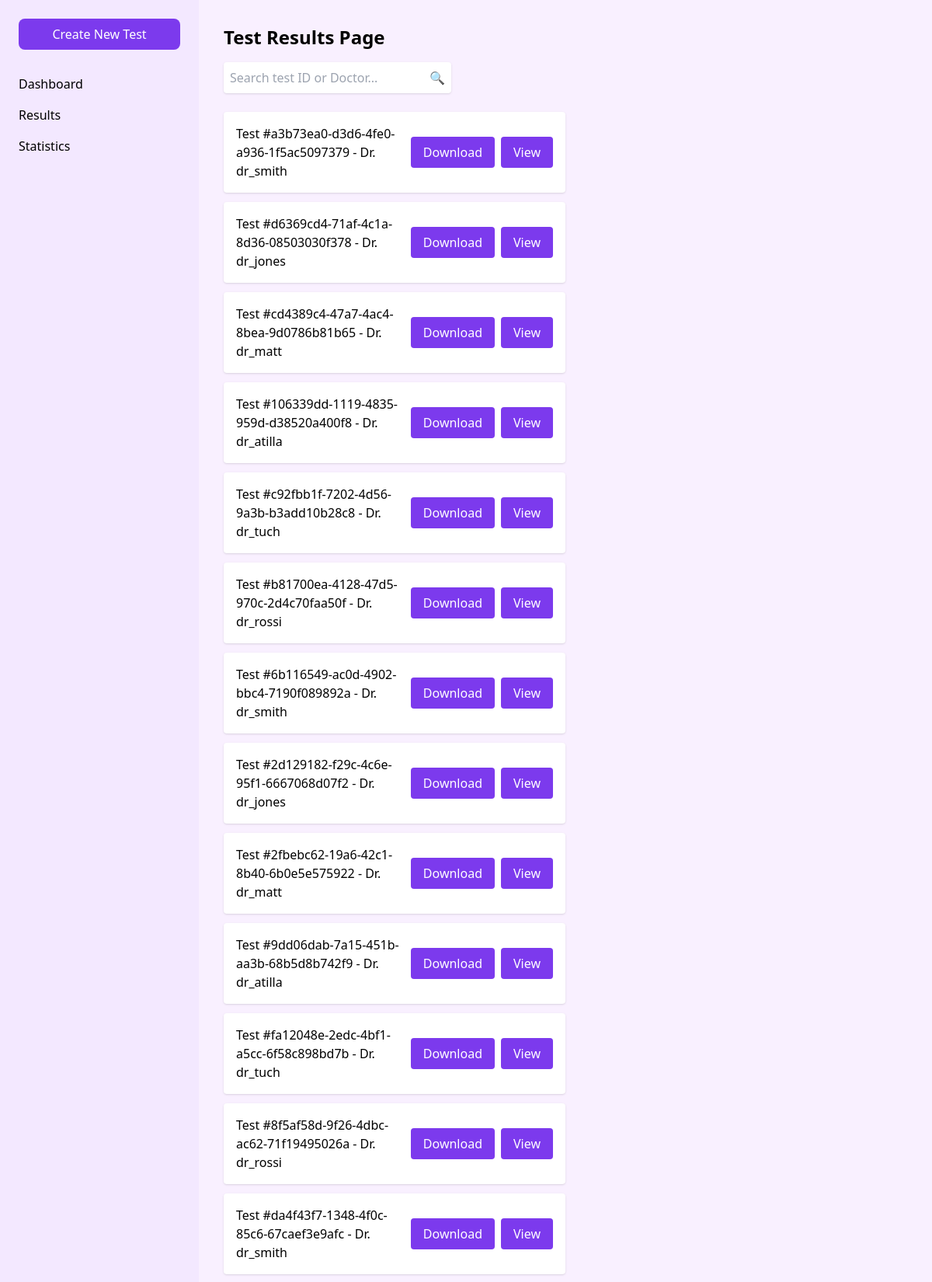
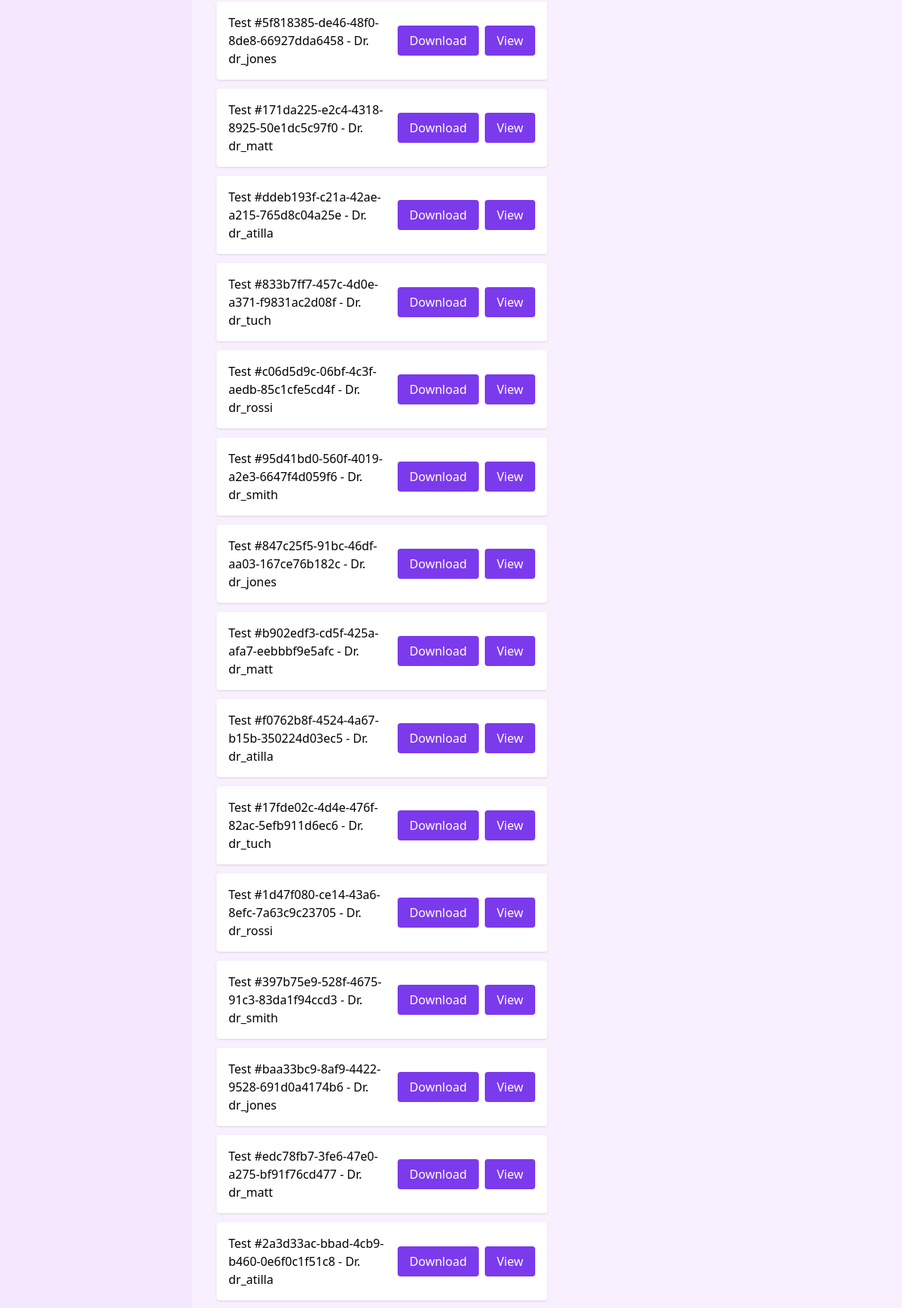
The app's page /basic/test_results/ (upper part) with its own data (2 pictures, top to bottom).
### basic/models.py (models this page shows, shortened)
class TestSession(models.Model):
    test_id = models.TextField(primary_key=True)
    doctor = models.ForeignKey(User, on_delete=models.CASCADE)  # Link to built-in User model
    age = models.IntegerField()
    date = models.DateTimeField(null=True)
    duration = models.DurationField(null=True)
    avg_latency = models.FloatField(null=True)
    accuracy = models.FloatField(null=True)
    stimuli_order = models.TextField(null=True)
    state = models.TextField(default="ready")
    language = models.TextField(default="en")

### basic/views.py (the view)
# urls.py: path("test_results/", test_results, name="test_results"),
def test_results(request):
    test_sessions = TestSession.objects.all()  # Retrieve all test sessions
    return render(request, "basic/dashboard/test_results.html", {"test_sessions": test_sessions})

### basic/templates/basic/dashboard/test_results.html (shortened to what this page needs)
<!DOCTYPE html>
<html lang="en">
<head>
    <script src="https://cdn.tailwindcss.com"></script>
</head>
<body class="bg-[var(--light-purple)] font-sans">
<div class="flex h-screen">
    <div class="w-64 bg-[var(--sidebar-purple)] p-6">
        <button class="w-full bg-[var(--button-purple)] text-white py-2 rounded-lg">Create New Test</button>
        <nav class="mt-6">
            <a href="#" class="block py-2">Dashboard</a>
            <a href="#" class="block py-2">Results</a>
            <a href="#" class="block py-2">Statistics</a>
        </nav>
    </div>
    <div class="flex-1 p-8">
        <h1 class="text-2xl font-semibold">Test Results Page</h1>
        <div class="mt-4 w-1/3 bg-white p-2 rounded shadow flex items-center">
            <input id="searchInput" type="text" placeholder="Search test ID or Doctor..."
                   class="border-none outline-none flex-grow">
            <button onclick="filterTests()" class="ml-2">🔍</button>
        </div>
        <div class="mt-6 w-1/2 space-y-3">
            {% for test in test_sessions %}
                <div class="test-item bg-white p-4 rounded shadow flex justify-between items-center">
                    <span>Test #{{ test.test_id }} - Dr. {{ test.doctor.username }}</span>
                    <div class="flex gap-2">
                        <button onclick="exportTestData('{{ test.test_id }}')"
                                class="bg-[var(--button-purple)] text-white px-4 py-2 rounded">
                            Download
                        </button>
                        <button onclick="showDetails('{{ test.doctor.username }}', '{{ test.age }}', '{{ test.date }}', '{{ test.duration }}', '{{ test.avg_latency }}', '{{ test.accuracy }}')"
                                class="bg-[var(--button-purple)] text-white px-4 py-2 rounded">
                            View
                        </button>
                    </div>
                </div>
            {% empty %}
                <p>No test sessions available.</p>
            {% endfor %}
        </div>
    </div>
</div>
</body>
</html>

### basic/templates/basic/dashboard/test_results.html (style rules this page uses)
:root { --light-purple: #f9f0ff; --sidebar-purple: #f3e8ff; --button-purple: #7c3aed; }

### records on screen
TestSession: test_id "a3b73ea0-d3d6-4fe0-a936-1f5ac5097379", doctor.username "dr_smith"
TestSession: test_id "d6369cd4-71af-4c1a-8d36-08503030f378", doctor.username "dr_jones"
TestSession: test_id "cd4389c4-47a7-4ac4-8bea-9d0786b81b65", doctor.username "dr_matt"
TestSession: test_id "106339dd-1119-4835-959d-d38520a400f8", doctor.username "dr_atilla"
TestSession: test_id "c92fbb1f-7202-4d56-9a3b-b3add10b28c8", doctor.username "dr_tuch"
TestSession: test_id "b81700ea-4128-47d5-970c-2d4c70faa50f", doctor.username "dr_rossi"
TestSession: test_id "6b116549-ac0d-4902-bbc4-7190f089892a", doctor.username "dr_smith"
TestSession: test_id "2d129182-f29c-4c6e-95f1-6667068d07f2", doctor.username "dr_jones"
TestSession: test_id "2fbebc62-19a6-42c1-8b40-6b0e5e575922", doctor.username "dr_matt"
TestSession: test_id "9dd06dab-7a15-451b-aa3b-68b5d8b742f9", doctor.username "dr_atilla"
TestSession: test_id "fa12048e-2edc-4bf1-a5cc-6f58c898bd7b", doctor.username "dr_tuch"
TestSession: test_id "8f5af58d-9f26-4dbc-ac62-71f19495026a", doctor.username "dr_rossi"
TestSession: test_id "da4f43f7-1348-4f0c-85c6-67caef3e9afc", doctor.username "dr_smith"
TestSession: test_id "5f818385-de46-48f0-8de8-66927dda6458", doctor.username "dr_jones"
TestSession: test_id "171da225-e2c4-4318-8925-50e1dc5c97f0", doctor.username "dr_matt"
TestSession: test_id "ddeb193f-c21a-42ae-a215-765d8c04a25e", doctor.username "dr_atilla"
TestSession: test_id "833b7ff7-457c-4d0e-a371-f9831ac2d08f", doctor.username "dr_tuch"
TestSession: test_id "c06d5d9c-06bf-4c3f-aedb-85c1cfe5cd4f", doctor.username "dr_rossi"
TestSession: test_id "95d41bd0-560f-4019-a2e3-6647f4d059f6", doctor.username "dr_smith"
TestSession: test_id "847c25f5-91bc-46df-aa03-167ce76b182c", doctor.username "dr_jones"
TestSession: test_id "b902edf3-cd5f-425a-afa7-eebbbf9e5afc", doctor.username "dr_matt"
TestSession: test_id "f0762b8f-4524-4a67-b15b-350224d03ec5", doctor.username "dr_atilla"
TestSession: test_id "17fde02c-4d4e-476f-82ac-5efb911d6ec6", doctor.username "dr_tuch"
TestSession: test_id "1d47f080-ce14-43a6-8efc-7a63c9c23705", doctor.username "dr_rossi"
TestSession: test_id "397b75e9-528f-4675-91c3-83da1f94ccd3", doctor.username "dr_smith"
TestSession: test_id "baa33bc9-8af9-4422-9528-691d0a4174b6", doctor.username "dr_jones"
TestSession: test_id "edc78fb7-3fe6-47e0-a275-bf91f76cd477", doctor.username "dr_matt"
TestSession: test_id "2a3d33ac-bbad-4cb9-b460-0e6f0c1f51c8", doctor.username "dr_atilla"
